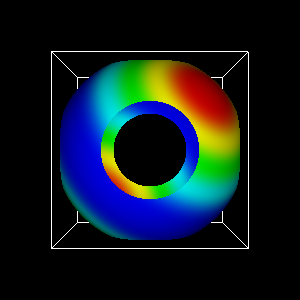

Here is the Python script that generated this plot:
#!/usr/bin/env python

# Generate a 3D iso-surface from a sampled sphere using vtkFlyingEdges3D
# with attribute interpolation, colored by a cylinder implicit function.

# Factory overrides
import vtkmodules.vtkInteractionStyle  # noqa: F401
import vtkmodules.vtkRenderingOpenGL2  # noqa: F401

from vtkmodules.vtkCommonDataModel import (
    vtkCylinder,
    vtkDataObject,
    vtkSphere,
)
from vtkmodules.vtkFiltersCore import vtkFlyingEdges3D
from vtkmodules.vtkFiltersGeneral import vtkSampleImplicitFunctionFilter
from vtkmodules.vtkFiltersModeling import vtkOutlineFilter
from vtkmodules.vtkImagingHybrid import vtkSampleFunction
from vtkmodules.vtkRenderingCore import (
    vtkActor,
    vtkPolyDataMapper,
    vtkRenderWindow,
    vtkRenderWindowInteractor,
    vtkRenderer,
)

# Source: sample a sphere implicit function
sphere = vtkSphere()
sphere.SetCenter(0.0, 0.0, 0.0)
sphere.SetRadius(0.25)

sample = vtkSampleFunction()
sample.SetImplicitFunction(sphere)
sample.SetModelBounds(-0.5, 0.5, -0.5, 0.5, -0.5, 0.5)
sample.SetSampleDimensions(100, 100, 100)

# Add a cylinder implicit function as an additional attribute
cylinder = vtkCylinder()
cylinder.SetRadius(0.1)
cylinder.SetAxis(1, 1, 1)

attr = vtkSampleImplicitFunctionFilter()
attr.SetInputConnection(sample.GetOutputPort())
attr.SetImplicitFunction(cylinder)
attr.ComputeGradientsOn()
attr.Update()

# Flying edges 3D iso-surface with attribute interpolation
iso = vtkFlyingEdges3D()
iso.SetInputConnection(attr.GetOutputPort())
iso.SetInputArrayToProcess(0, 0, 0, vtkDataObject.FIELD_ASSOCIATION_POINTS, "scalars")
iso.SetValue(0, 0.25)
iso.ComputeNormalsOn()
iso.ComputeGradientsOn()
iso.ComputeScalarsOn()
iso.InterpolateAttributesOn()
iso.Update()

iso_mapper = vtkPolyDataMapper()
iso_mapper.SetInputConnection(iso.GetOutputPort())
iso_mapper.ScalarVisibilityOn()
iso_mapper.SetScalarModeToUsePointFieldData()
iso_mapper.SelectColorArray("Implicit scalars")
iso_mapper.SetScalarRange(0, 0.3)

iso_actor = vtkActor()
iso_actor.SetMapper(iso_mapper)
iso_actor.GetProperty().SetColor(1, 1, 1)
iso_actor.GetProperty().SetOpacity(1)

# Outline
outline = vtkOutlineFilter()
outline.SetInputConnection(sample.GetOutputPort())

outline_mapper = vtkPolyDataMapper()
outline_mapper.SetInputConnection(outline.GetOutputPort())

outline_actor = vtkActor()
outline_actor.SetMapper(outline_mapper)

# Renderer
renderer = vtkRenderer()
renderer.AddActor(outline_actor)
renderer.AddActor(iso_actor)
renderer.SetBackground(0, 0, 0)

# Window
render_window = vtkRenderWindow()
render_window.SetMultiSamples(0)
render_window.AddRenderer(renderer)
render_window.SetSize(300, 300)
render_window.SetWindowName("flying edges3d with interpolation")

# Scene
renderer.ResetCamera()

# Interactor
interactor = vtkRenderWindowInteractor()
interactor.SetRenderWindow(render_window)

interactor.Initialize()
interactor.Start()
